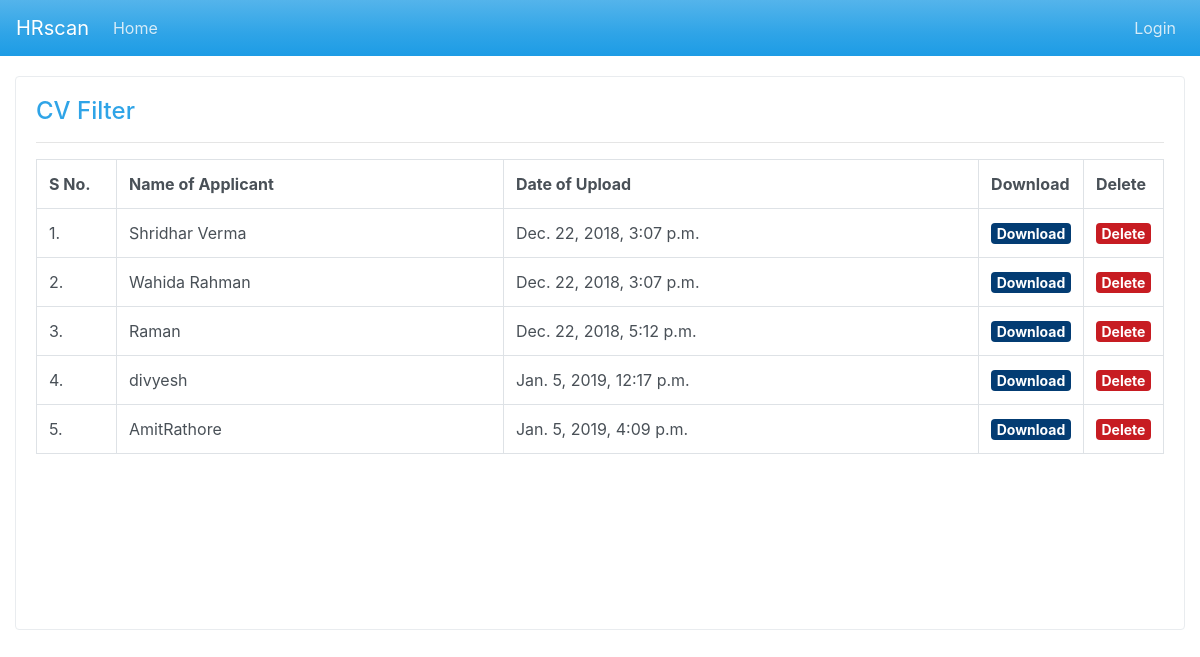
Page /adminpanel/cv/ on the earlier database version.
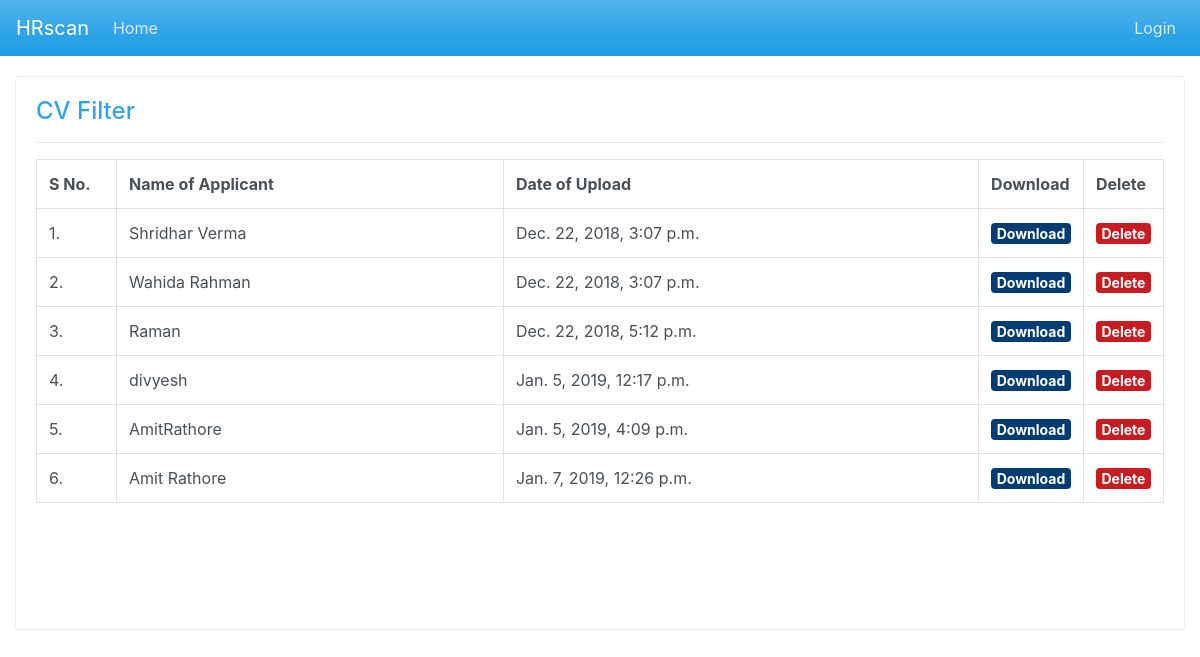
Same page on the later database version.
### scan_app/models.py (models this page shows, shortened)
class ApplicantCV(models.Model):
    applicant_name = models.CharField(max_length=50)
    applicant_cv = models.FileField()
    upload_date = models.DateTimeField(auto_now=True)
    cv_ext = models.CharField(max_length=5)

### scan_app/views.py (the view)
# urls.py: path('adminpanel/cv/', views.getcv, name='cv'),
def getcv(request):
    context = {}
    context['applicant_cv'] = ApplicantCV.objects.all()
    return render(request, 'cv.html', context)

### scan_app/templates/cv.html (shortened to what this page needs)
{% extends 'base.html' %}
{% block content %}
    <div class="container-fluid" style="margin-top:20px;">
      <div class="row">
        <div class="col-lg-12">
          <div class="card border-secondary">
            <div class="card-body">
              <h4 class="card-title">CV Filter</h4>
              <hr/>
              <div style="height:450px;overflow:auto">
                <table class="table table-bordered">
                  <tr>
                    <th style="width:80px">S No.</th>
                    <th>Name of Applicant</th>
                    <th>Date of Upload</th>
                    <th style="width:40px">Download</th>
                    <th style="width:40px">Delete</th>
                  </tr>
                  {% for a in applicant_cv %}
                  <tr>
                    <td>{{forloop.counter}}.</td>
                    <td>{{a.applicant_name}}</td>
                    <td>{{a.upload_date}}</td>
                    <td><a style="font-size:14px" class="badge badge-info" href="../../media/{{a.applicant_cv}}">Download</a></td>
                    <td><a style="font-size:14px" class="badge badge-danger del" id="{{a.id}}" href="#">Delete</a></td>
                  </tr>
                  {% endfor %}
                </table>
              </div>
            </div>
          </div>
        </div>
      </div>
    </div>
{% endblock %}

Differences in the rows shown:
added ApplicantCV: applicant_name "Amit Rathore", upload_date "Jan. 7, 2019, 12:26 p.m."
